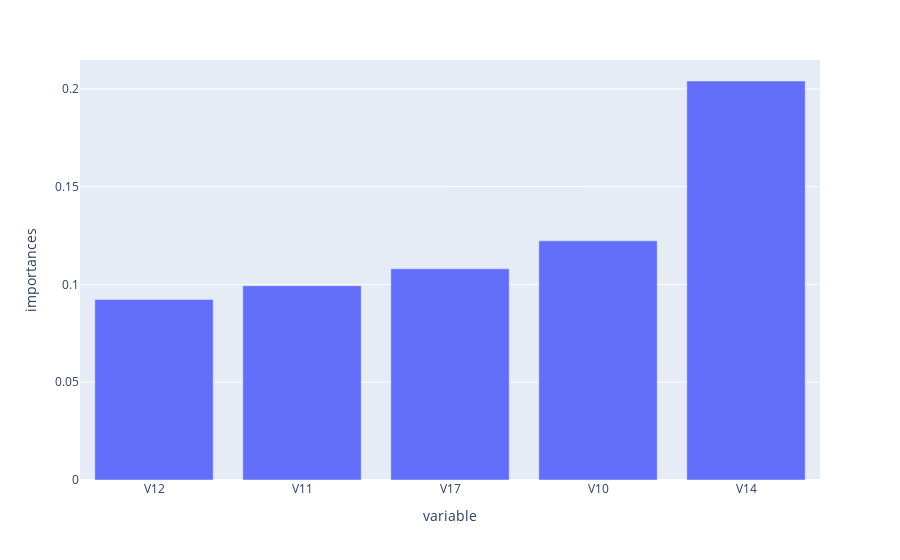

Here is the notebook cell this chart was saved with:
### Code cell
top_n = 5
fig = px.bar(fidf.iloc[-top_n:], x = 'variable', y ='importances')
fig.show()

### Figure 1 — Plotly figure (JSON) as saved in the notebook; plotly's stock layout.template omitted (floating-point values rounded to 4 significant figures)
{"data": [{"alignmentgroup": "True", "hovertemplate": "variable=%{x}<br>importances=%{y}<extra></extra>", "legendgroup": "", "marker": {"color": "#636efa"}, "name": "", "offsetgroup": "", "orientation": "v", "showlegend": false, "textposition": "auto", "type": "bar", "x": ["V12", "V11", "V17", "V10", "V14"], "xaxis": "x", "y": [0.09236, 0.09933, 0.108, 0.1223, 0.204], "yaxis": "y"}], "layout": {"barmode": "relative", "legend": {"tracegroupgap": 0}, "margin": {"t": 60}, "xaxis": {"anchor": "y", "domain": [0, 1], "title": {"text": "variable"}}, "yaxis": {"anchor": "x", "domain": [0, 1], "title": {"text": "importances"}}}}
